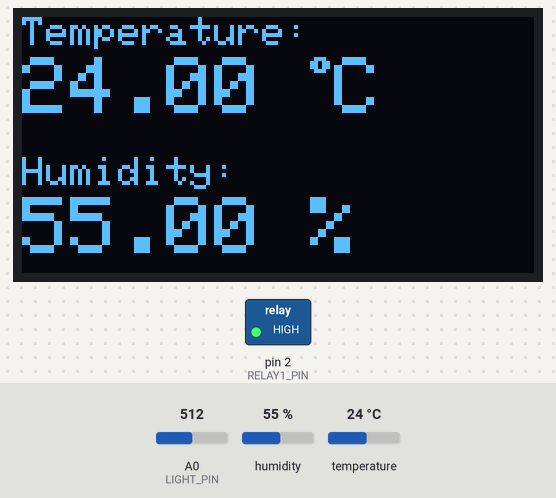
The sketch below on a simulated Arduino Uno, built with avr-gcc and run on an emulated ATmega328P. On the bench: 128×64 one-colour display, switched loads named in the sketch (green lamp = pin HIGH). The inputs (shaded band) are chosen by the test bench; at power-on: humidity 55 %, temperature 24 °C, A0 (LIGHT_PIN) = 512. What the sketch prints to the serial monitor is not drawn.

Above: at 3.2 s.
3.3 s: humidity set to 22 %
At 4.4 s:
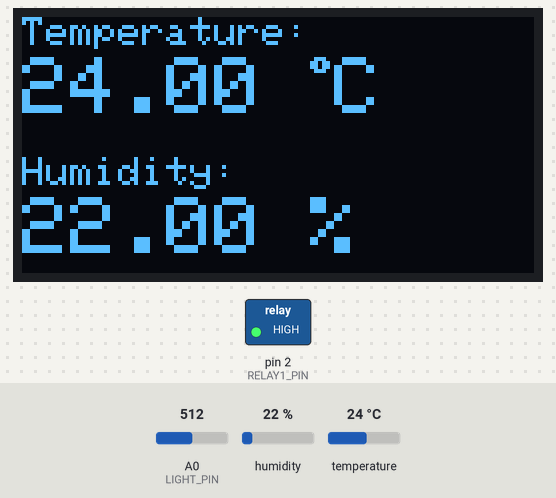
5.5 s: temperature set to 12 °C
At 7.2 s:
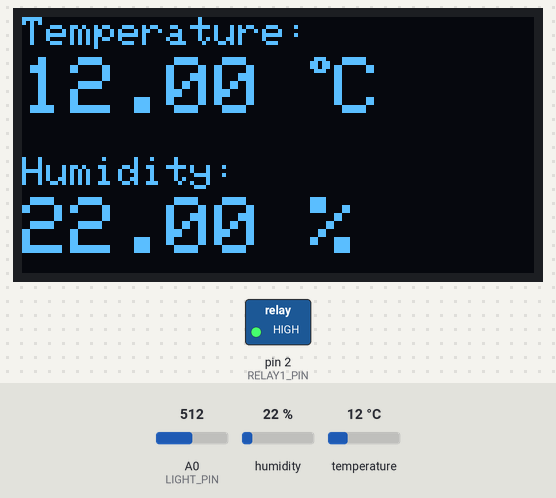
7.5 s: humidity set to 40 %
At 8.7 s:
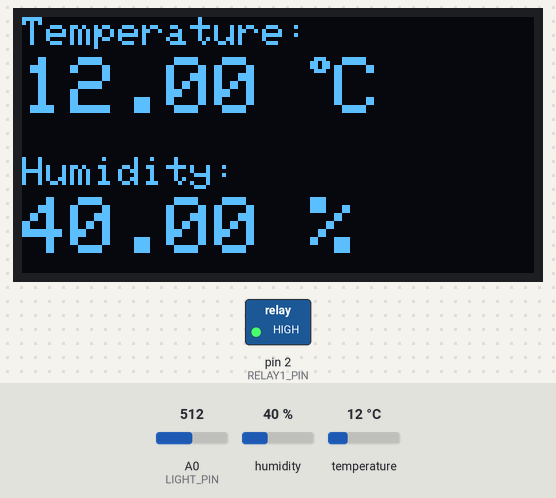
9.5 s: temperature set to 19 °C
At 11.2 s:
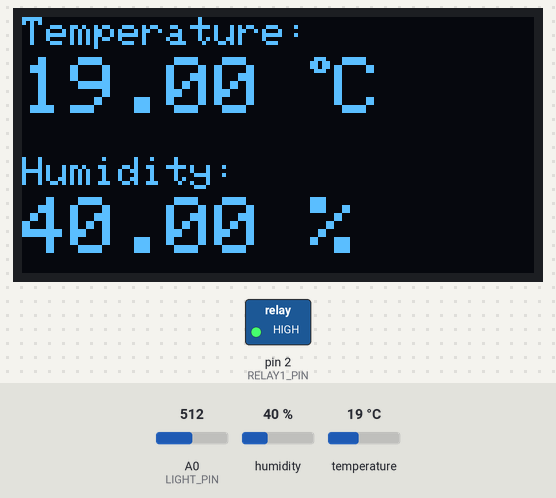
11.5 s: A0 (LIGHT_PIN) set to 311
13.0 s: A0 (LIGHT_PIN) set to 284
At 13.4 s:
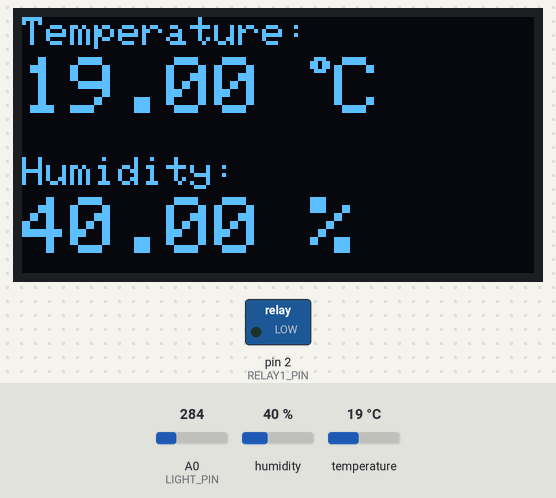
Timing chart, 0 to 24.5 s (numbered marks = the images above; inputs shaded):
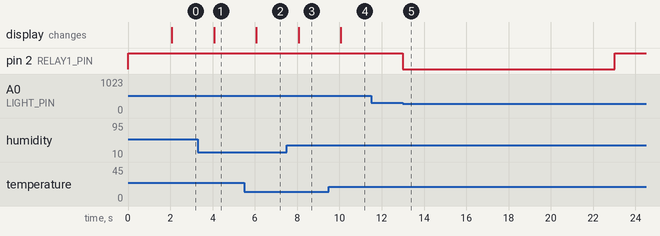

Measured:
- the behaviour switches between 300 and 299 on A0 (LIGHT_PIN) (found by bisection; images 4 and 5)
- after the input at 3.3 s, the display: changes after 0.77 s (image 1)
- after the input at 5.5 s, the display: changes after 0.57 s (image 2)
- after the input at 7.5 s, the display: changes after 0.57 s (image 3)
- after the input at 9.5 s, the display: changes after 0.57 s (image 4)
- after the input at 11.5 s, every drawn part: stays the same
- after the input at 13.0 s, pin 2 (RELAY1_PIN): HIGH → LOW at once, → HIGH 10.0 s later

The sketch:

HW2_OLED_display.ino
```cpp
/*********
  Rui Santos
  Complete project details at https://randomnerdtutorials.com
*********/

#include <Wire.h>
#include <Adafruit_GFX.h>
#include <Adafruit_SSD1306.h>
#include <Adafruit_Sensor.h>
#include <DHTesp.h>

#define LIGHT_PIN A0

#define SCREEN_WIDTH 128 // OLED display width, in pixels
#define SCREEN_HEIGHT 64 // OLED display height, in pixels

#define RELAY1_PIN 2
#define RELAY_OFF HIGH // HIGH 신호이면 릴레이 동작하지 않음
#define RELAY_ON LOW // LOW 신호이면 릴레이 동작함

// Declaration for an SSD1306 display connected to I2C (SDA, SCL pins)
Adafruit_SSD1306 display(SCREEN_WIDTH, SCREEN_HEIGHT, &Wire, -1);

#define DHTPIN 0     // Digital pin connected to the DHT sensor

// Uncomment the type of sensor in use:
#define DHTTYPE DHTesp::DHT22 // case of dht11 module

DHTesp dht;


int preEnvState = 0;
int relayState = RELAY_OFF;

unsigned long relayOnTime = 0;
unsigned long previousHTTime = 0;

void setup() {
  Serial.begin(9600);

  dht.setup(DHTPIN,DHTTYPE);
  pinMode(LIGHT_PIN, INPUT);

  pinMode(RELAY1_PIN, OUTPUT); // 릴레이 signal 단자
  digitalWrite(RELAY1_PIN, RELAY_OFF); // 릴레이 OFF


  if(!display.begin(SSD1306_SWITCHCAPVCC, 0x3C)) {
    Serial.println(F("SSD1306 allocation failed"));
    for(;;);
  }
  delay(2000);
  display.clearDisplay();
  display.setTextColor(WHITE);
}

void loop() {

  unsigned long currentTime = millis();
  int light_val = analogRead(LIGHT_PIN);


  if(currentTime-previousHTTime >= 1000){

      previousHTTime = millis();

      float humidity = dht.getHumidity();
      float temperature = dht.getTemperature();
      DisplayTH(temperature,humidity);

      Serial.print("Light Intensity: ");
      Serial.print(light_val);
      Serial.print("\t");
      Serial.print(preEnvState);
      Serial.print("\n");
  }


 if(preEnvState == 1 && light_val < 300 && relayState == RELAY_OFF  && currentTime - relayOnTime > 10000){
    //turn on relay
    relayState = RELAY_ON;
    relayOnTime = millis();
    Serial.print("Relay ON \n");

  }
  else if(preEnvState == 0 && light_val < 300 && relayState == RELAY_ON  && currentTime - relayOnTime < 10000){
    //constantly on for left 10 sec
        Serial.print("Relay ON...ing \n");
  }
   else if( relayState == RELAY_ON  &&currentTime - relayOnTime > 10000){
    //turn off relay when 10s is done
    relayState = RELAY_OFF;

     Serial.print("Relay Off....10s done \n");
   }
   else if(preEnvState == 1 && light_val < 300 && relayState == RELAY_ON){
    //turn off relay (D-> B b4 10 secs
    relayState = RELAY_OFF;
    relayOnTime = 0;
    Serial.print("Relay Off....B->D \n");
   }

//   else if(preEnvState == 0 && light_val > 300 && relayState == RELAY_ON  &&currentTime - relayOnTime < 10000){
//    //turn off relay (D-> B b4 10 secs
//    relayState = RELAY_OFF;
//    Serial.print("Relay Off....D->B \n");
//   }


  digitalWrite(RELAY1_PIN, relayState); // 릴레이 상태값 출력하기


  if(light_val < 300){
       preEnvState = 0;
  }
  else{
       preEnvState = 1;
  }

}


void DisplayTH(float t,float h){

  if (isnan(h) || isnan(t)) {
    Serial.println("Failed to read from DHT sensor!");
    return;
  }

  //clear display
  display.clearDisplay();

  // display temperature
  display.setTextSize(1);
  display.setCursor(0,0);
  display.print("Temperature: ");
  display.setTextSize(2);
  display.setCursor(0,10);
  display.print(t);
  display.print(" ");
  display.setTextSize(1);
  display.cp437(true);
  display.write(248);
  display.setTextSize(2);
  display.print("C");

  // display humidity
  display.setTextSize(1);
  display.setCursor(0, 35);
  display.print("Humidity: ");
  display.setTextSize(2);
  display.setCursor(0, 45);
  display.print(h);
  display.print(" %");

  display.display();


}
```
